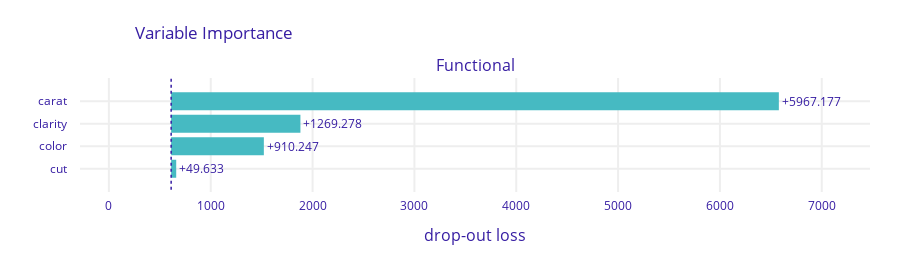
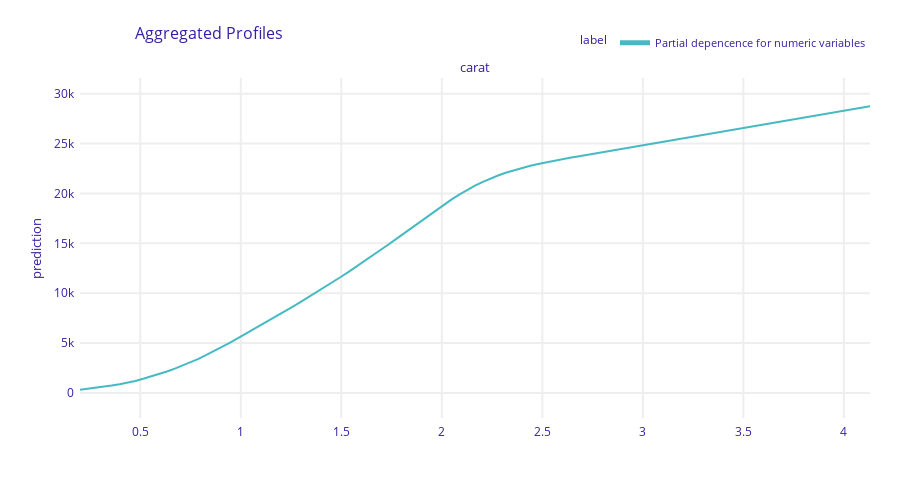
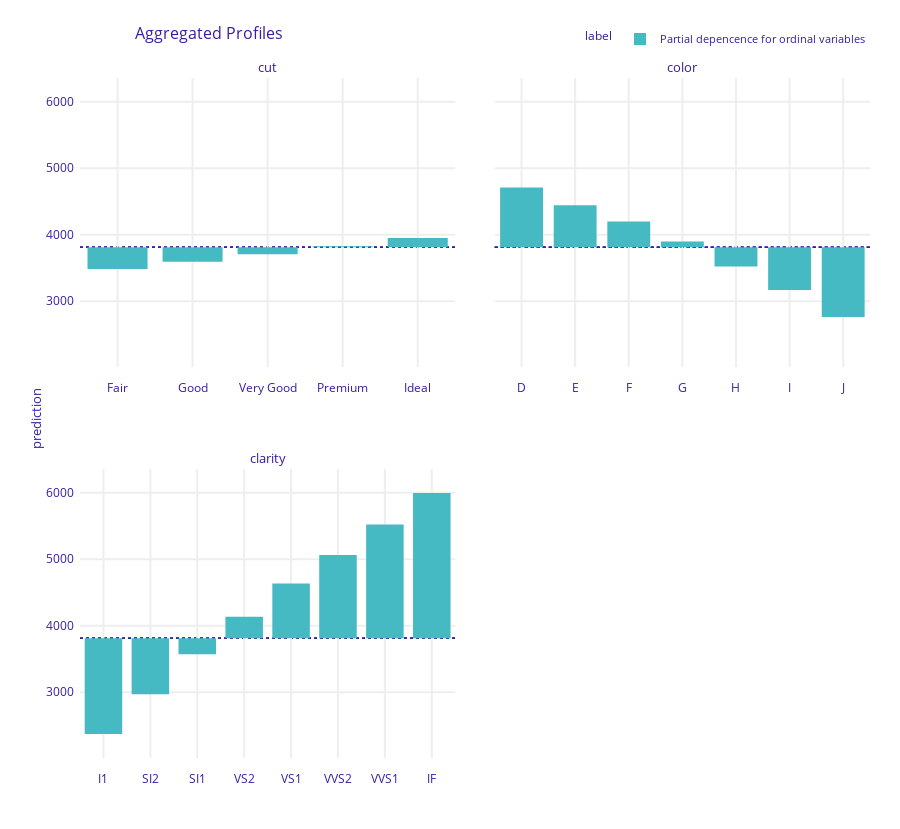

Here is the notebook cell these charts were saved with, in order:
### Code cell
# Interpretation
import itertools
import pandas as pd
import dalex as dx

# Set up explainer
def pred_fun(m, X):
    return m.predict(preprocessor.transform(X)).flatten()

exp = dx.Explainer(
    model, 
    data=df_valid[ord_features + ["carat"]], 
    y=y_valid, 
    predict_function=pred_fun, 
    verbose=False
)

# Performance
mp = exp.model_performance(model_type="regression")
print("Performance\n", mp.result)

# Permutation importance
vi = exp.model_parts()
vi.plot()

# Partial dependence
pdp_num = exp.model_profile(
    type="partial",
    label="Partial depencence for numeric variables",
    variables=["carat"],
    N=1000
)
pdp_num.plot()

pdp_ord = exp.model_profile(
    type="partial",
    label="Partial depencence for ordinal variables",
    variables=ord_features,
    variable_type="categorical",
    N=1000
)
# Fix wrong categorical order
all_levels = list(itertools.chain(*ord_levels))
reference_order = pd.DataFrame({
    "_x_": all_levels,
    "idx": np.arange(len(all_levels))
})
pdp_ord.result = pdp_ord.result.merge(reference_order).sort_values("idx")
pdp_ord.plot()

### Figure 1 — Plotly figure (JSON) as saved in the notebook; plotly's stock layout.template omitted (floating-point values rounded to 4 significant figures)
{"data": [{"base": 611.4, "hoverinfo": "text", "hoverlabel": {"bgcolor": "rgba(0,0,0,0.8)"}, "hovertext": ["Model: Functional loss after<br>variable: carat is permuted: 6578.569<br>Drop-out loss change: +5967.177", "Model: Functional loss after<br>variable: clarity is permuted: 1880.669<br>Drop-out loss change: +1269.278", "Model: Functional loss after<br>variable: color is permuted: 1521.639<br>Drop-out loss change: +910.247", "Model: Functional loss after<br>variable: cut is permuted: 661.025<br>Drop-out loss change: +49.633"], "marker": {"color": "#46bac2"}, "orientation": "h", "showlegend": false, "text": ["+5967.177", "+1269.278", "+910.247", "+49.633"], "textposition": "outside", "type": "bar", "x": [5967.0, 1269.0, 910.2, 49.63], "xaxis": "x", "y": ["carat", "clarity", "color", "cut"], "yaxis": "y"}], "layout": {"annotations": [{"font": {"size": 16}, "showarrow": false, "text": "Functional", "x": 0.5, "xanchor": "center", "xref": "paper", "y": 1, "yanchor": "bottom", "yref": "paper"}, {"font": {"size": 16}, "showarrow": false, "text": "drop-out loss", "x": 0.5, "xanchor": "center", "xref": "paper", "y": 0, "yanchor": "top", "yref": "paper", "yshift": -30}], "font": {"color": "#371ea3"}, "height": 263, "margin": {"b": 71, "r": 30, "t": 78}, "shapes": [{"line": {"color": "#371ea3", "dash": "dot", "width": 1.5}, "type": "line", "x0": 611.4, "x1": 611.4, "xref": "x", "y0": -1, "y1": 4, "yref": "y"}], "title": {"text": "Variable Importance", "x": 0.15}, "xaxis": {"anchor": "y", "automargin": true, "domain": [0, 1], "fixedrange": true, "gridwidth": 2, "range": [-283.7, 7474.0], "tickcolor": "white", "ticklen": 3, "ticks": "outside", "type": "linear", "zeroline": false}, "yaxis": {"anchor": "x", "automargin": true, "autorange": "reversed", "domain": [0, 1], "fixedrange": true, "gridwidth": 2, "tickcolor": "white", "ticklen": 10, "ticks": "outside", "type": "category"}}}

### Figure 2 — Plotly figure (JSON) as saved in the notebook; plotly's stock layout.template omitted (floating-point values rounded to 4 significant figures; data arrays with more than 128 entries replaced by an {"elided": "..."} marker saying what was removed)
{"data": [{"customdata": {"elided": "101x3 mixed values"}, "hovertemplate": "<b>%{hovertext}</b><br><br>prediction=%{y:.3f}<br>mean_prediction=%{customdata[0]:.3f}<extra></extra>", "hovertext": ["Partial depencence for numeric variables", "Partial depencence for numeric variables", "Partial depencence for numeric variables", "Partial depencence for numeric variables", "Partial depencence for numeric variables", "Partial depencence for numeric variables", "Partial depencence for numeric variables", "Partial depencence for numeric variables", "Partial depencence for numeric variables", "Partial depencence for numeric variables", "Partial depencence for numeric variables", "Partial depencence for numeric variables", "Partial depencence for numeric variables", "Partial depencence for numeric variables", "Partial depencence for numeric variables", "Partial depencence for numeric variables", "Partial depencence for numeric variables", "Partial depencence for numeric variables", "Partial depencence for numeric variables", "Partial depencence for numeric variables", "Partial depencence for numeric variables", "Partial depencence for numeric variables", "Partial depencence for numeric variables", "Partial depencence for numeric variables", "Partial depencence for numeric variables", "Partial depencence for numeric variables", "Partial depencence for numeric variables", "Partial depencence for numeric variables", "Partial depencence for numeric variables", "Partial depencence for numeric variables", "Partial depencence for numeric variables", "Partial depencence for numeric variables", "Partial depencence for numeric variables", "Partial depencence for numeric variables", "Partial depencence for numeric variables", "Partial depencence for numeric variables", "Partial depencence for numeric variables", "Partial depencence for numeric variables", "Partial depencence for numeric variables", "Partial depencence for numeric variables", "Partial depencence for numeric variables", "Partial depencence for numeric variables", "Partial depencence for numeric variables", "Partial depencence for numeric variables", "Partial depencence for numeric variables", "Partial depencence for numeric variables", "Partial depencence for numeric variables", "Partial depencence for numeric variables", "Partial depencence for numeric variables", "Partial depencence for numeric variables", "Partial depencence for numeric variables", "Partial depencence for numeric variables", "Partial depencence for numeric variables", "Partial depencence for numeric variables", "Partial depencence for numeric variables", "Partial depencence for numeric variables", "Partial depencence for numeric variables", "Partial depencence for numeric variables", "Partial depencence for numeric variables", "Partial depencence for numeric variables", "Partial depencence for numeric variables", "Partial depencence for numeric variables", "Partial depencence for numeric variables", "Partial depencence for numeric variables", "Partial depencence for numeric variables", "Partial depencence for numeric variables", "Partial depencence for numeric variables", "Partial depencence for numeric variables", "Partial depencence for numeric variables", "Partial depencence for numeric variables", "Partial depencence for numeric variables", "Partial depencence for numeric variables", "Partial depencence for numeric variables", "Partial depencence for numeric variables", "Partial depencence for numeric variables", "Partial depencence for numeric variables", "Partial depencence for numeric variables", "Partial depencence for numeric variables", "Partial depencence for numeric variables", "Partial depencence for numeric variables", "Partial depencence for numeric variables", "Partial depencence for numeric variables", "Partial depencence for numeric variables", "Partial depencence for numeric variables", "Partial depencence for numeric variables", "Partial depencence for numeric variables", "Partial depencence for numeric variables", "Partial depencence for numeric variables", "Partial depencence for numeric variables", "Partial depencence for numeric variables", "Partial depencence for numeric variables", "Partial depencence for numeric variables", "Partial depencence for numeric variables", "Partial depencence for numeric variables", "Partial depencence for numeric variables", "Partial depencence for numeric variables", "Partial depencence for numeric variables", "Partial depencence for numeric variables", "Partial depencence for numeric variables", "Partial depencence for numeric variables", "Partial depencence for numeric variables"], "legendgroup": "Partial depencence for numeric variables", "line": {"color": "#46bac2", "dash": "solid", "width": 2}, "marker": {"symbol": "circle"}, "mode": "lines", "name": "Partial depencence for numeric variables", "opacity": 1, "orientation": "v", "showlegend": true, "type": "scatter", "x": [0.2, 0.2393, 0.2786, 0.3179, 0.3572, 0.3965, 0.4358, 0.4751, 0.5144, 0.5537, 0.593, 0.6323, 0.6716, 0.7109, 0.7502, 0.7895, 0.8288, 0.8681, 0.9074, 0.9467, 0.986, 1.025, 1.065, 1.104, 1.143, 1.182, 1.222, 1.261, 1.3, 1.34, 1.379, 1.418, 1.458, 1.497, 1.536, 1.575, 1.615, 1.654, 1.693, 1.733, 1.772, 1.811, 1.851, 1.89, 1.929, 1.968, 2.008, 2.047, 2.086, 2.126, 2.165, 2.204, 2.244, 2.283, 2.322, 2.361, 2.401, 2.44, 2.479, 2.519, 2.558, 2.597, 2.637, 2.676, 2.715, 2.754, 2.794, 2.833, 2.872, 2.912, 2.951, 2.99, 3.03, 3.069, 3.108, 3.147, 3.187, 3.226, 3.265, 3.305, 3.344, 3.383, 3.423, 3.462, 3.501, 3.54, 3.58, 3.619, 3.658, 3.698, 3.737, 3.776, 3.816, 3.855, 3.894, 3.933, 3.973, 4.012, 4.051, 4.091, 4.13], "xaxis": "x", "y": [335.5, 425.9, 524.5, 630.9, 747.6, 878.7, 1032.0, 1210.0, 1421.0, 1651.0, 1895.0, 2158.0, 2439.0, 2743.0, 3067.0, 3425.0, 3812.0, 4211.0, 4619.0, 5048.0, 5495.0, 5940.0, 6383.0, 6825.0, 7277.0, 7740.0, 8211.0, 8684.0, 9157.0, 9637.0, 10120.0, 10610.0, 11120.0, 11630.0, 12150.0, 12680.0, 13210.0, 13760.0, 14300.0, 14860.0, 15420.0, 15990.0, 16560.0, 17130.0, 17700.0, 18270.0, 18840.0, 19370.0, 19880.0, 20350.0, 20780.0, 21160.0, 21520.0, 21820.0, 22090.0, 22340.0, 22560.0, 22770.0, 22950.0, 23120.0, 23280.0, 23420.0, 23570.0, 23710.0, 23840.0, 23980.0, 24120.0, 24250.0, 24390.0, 24530.0, 24660.0, 24800.0, 24940.0, 25070.0, 25210.0, 25350.0, 25480.0, 25620.0, 25760.0, 25890.0, 26030.0, 26160.0, 26300.0, 26440.0, 26570.0, 26710.0, 26840.0, 26980.0, 27120.0, 27250.0, 27390.0, 27520.0, 27660.0, 27790.0, 27920.0, 28060.0, 28190.0, 28330.0, 28460.0, 28600.0, 28730.0], "yaxis": "y"}], "layout": {"annotations": [{"font": {"size": 13}, "showarrow": false, "text": "carat", "x": 0.5, "xanchor": "center", "xref": "paper", "y": 1, "yanchor": "bottom", "yref": "paper"}, {"font": {"size": 13}, "showarrow": false, "text": "prediction", "textangle": -90, "x": -0.07, "xref": "paper", "y": 0.5, "yref": "paper"}], "font": {"color": "#371ea3"}, "height": 489, "hovermode": "x unified", "legend": {"font": {"size": 11}, "itemsizing": "constant", "orientation": "h", "title": {"font": {"size": 12}, "text": "label"}, "tracegroupgap": 0, "x": 1, "xanchor": "right", "y": 1.061, "yanchor": "bottom"}, "margin": {"b": 71, "r": 30, "t": 78}, "title": {"font": {"size": 16}, "text": "Aggregated Profiles", "x": 0.15}, "xaxis": {"anchor": "y", "automargin": true, "domain": [0, 1], "fixedrange": true, "gridwidth": 2, "showticklabels": true, "tickcolor": "white", "ticklen": 3, "ticks": "outside", "title": {"text": ""}, "type": "linear", "zeroline": false}, "yaxis": {"anchor": "x", "automargin": true, "domain": [0, 1], "fixedrange": true, "gridwidth": 2, "range": [-2504.0, 31570.0], "tickcolor": "white", "ticklen": 3, "ticks": "outside", "title": {"text": ""}, "type": "linear", "zeroline": false}}}

### Figure 3 — Plotly figure (JSON) as saved in the notebook; plotly's stock layout.template omitted (floating-point values rounded to 4 significant figures)
{"data": [{"alignmentgroup": "True", "base": [3812.0, 3812.0, 3812.0, 3812.0, 3812.0], "customdata": [[3484.0, "Partial depencence for ordinal variables", "cut"], [3595.0, "Partial depencence for ordinal variables", "cut"], [3708.0, "Partial depencence for ordinal variables", "cut"], [3826.0, "Partial depencence for ordinal variables", "cut"], [3950.0, "Partial depencence for ordinal variables", "cut"]], "hovertemplate": "<b>%{hovertext}</b><br><br>mean_prediction=%{base:.3f}<br>prediction=%{customdata[0]:.3f}<extra></extra>", "hovertext": ["Partial depencence for ordinal variables", "Partial depencence for ordinal variables", "Partial depencence for ordinal variables", "Partial depencence for ordinal variables", "Partial depencence for ordinal variables"], "legendgroup": "Partial depencence for ordinal variables", "marker": {"color": "#46bac2", "pattern": {"shape": ""}}, "name": "Partial depencence for ordinal variables", "offsetgroup": "Partial depencence for ordinal variables", "orientation": "v", "showlegend": true, "textposition": "auto", "type": "bar", "x": ["Fair", "Good", "Very Good", "Premium", "Ideal"], "xaxis": "x3", "y": [-328.5, -217.9, -104.2, 13.77, 138.1], "yaxis": "y3"}, {"alignmentgroup": "True", "base": [3812.0, 3812.0, 3812.0, 3812.0, 3812.0, 3812.0, 3812.0], "customdata": [[4712.0, "Partial depencence for ordinal variables", "color"], [4445.0, "Partial depencence for ordinal variables", "color"], [4197.0, "Partial depencence for ordinal variables", "color"], [3899.0, "Partial depencence for ordinal variables", "color"], [3521.0, "Partial depencence for ordinal variables", "color"], [3169.0, "Partial depencence for ordinal variables", "color"], [2764.0, "Partial depencence for ordinal variables", "color"]], "hovertemplate": "<b>%{hovertext}</b><br><br>mean_prediction=%{base:.3f}<br>prediction=%{customdata[0]:.3f}<extra></extra>", "hovertext": ["Partial depencence for ordinal variables", "Partial depencence for ordinal variables", "Partial depencence for ordinal variables", "Partial depencence for ordinal variables", "Partial depencence for ordinal variables", "Partial depencence for ordinal variables", "Partial depencence for ordinal variables"], "legendgroup": "Partial depencence for ordinal variables", "marker": {"color": "#46bac2", "pattern": {"shape": ""}}, "name": "Partial depencence for ordinal variables", "offsetgroup": "Partial depencence for ordinal variables", "orientation": "v", "showlegend": false, "textposition": "auto", "type": "bar", "x": ["D", "E", "F", "G", "H", "I", "J"], "xaxis": "x4", "y": [899.7, 632.2, 384.9, 86.2, -291.2, -643.2, -1048.0], "yaxis": "y4"}, {"alignmentgroup": "True", "base": [3812.0, 3812.0, 3812.0, 3812.0, 3812.0, 3812.0, 3812.0, 3812.0], "customdata": [[2373.0, "Partial depencence for ordinal variables", "clarity"], [2971.0, "Partial depencence for ordinal variables", "clarity"], [3572.0, "Partial depencence for ordinal variables", "clarity"], [4136.0, "Partial depencence for ordinal variables", "clarity"], [4637.0, "Partial depencence for ordinal variables", "clarity"], [5062.0, "Partial depencence for ordinal variables", "clarity"], [5523.0, "Partial depencence for ordinal variables", "clarity"], [5995.0, "Partial depencence for ordinal variables", "clarity"]], "hovertemplate": "<b>%{hovertext}</b><br><br>mean_prediction=%{base:.3f}<br>prediction=%{customdata[0]:.3f}<extra></extra>", "hovertext": ["Partial depencence for ordinal variables", "Partial depencence for ordinal variables", "Partial depencence for ordinal variables", "Partial depencence for ordinal variables", "Partial depencence for ordinal variables", "Partial depencence for ordinal variables", "Partial depencence for ordinal variables", "Partial depencence for ordinal variables"], "legendgroup": "Partial depencence for ordinal variables", "marker": {"color": "#46bac2", "pattern": {"shape": ""}}, "name": "Partial depencence for ordinal variables", "offsetgroup": "Partial depencence for ordinal variables", "orientation": "v", "showlegend": false, "textposition": "auto", "type": "bar", "x": ["I1", "SI2", "SI1", "VS2", "VS1", "VVS2", "VVS1", "IF"], "xaxis": "x", "y": [-1439.0, -841.1, -240.4, 323.7, 824.5, 1250.0, 1711.0, 2182.0], "yaxis": "y"}], "layout": {"annotations": [{"font": {"size": 13}, "showarrow": false, "text": "clarity", "x": 0.2375, "xanchor": "center", "xref": "paper", "y": 0.425, "yanchor": "bottom", "yref": "paper"}, {"font": {"size": 13}, "showarrow": false, "text": "cut", "x": 0.2375, "xanchor": "center", "xref": "paper", "y": 1, "yanchor": "bottom", "yref": "paper"}, {"font": {"size": 13}, "showarrow": false, "text": "color", "x": 0.7625, "xanchor": "center", "xref": "paper", "y": 1, "yanchor": "bottom", "yref": "paper"}, {"font": {"size": 13}, "showarrow": false, "text": "prediction", "textangle": -90, "x": -0.07, "xref": "paper", "y": 0.5, "yref": "paper"}], "barmode": "group", "font": {"color": "#371ea3"}, "height": 829, "hovermode": "x unified", "legend": {"font": {"size": 11}, "itemsizing": "constant", "orientation": "h", "title": {"font": {"size": 12}, "text": "label"}, "tracegroupgap": 0, "x": 1, "xanchor": "right", "y": 1.036, "yanchor": "bottom"}, "margin": {"b": 71, "r": 30, "t": 78}, "shapes": [{"layer": "below", "line": {"color": "#371ea3", "dash": "dot", "width": 1.5}, "type": "line", "x0": 0, "x1": 1, "xref": "x domain", "y0": 3812.0, "y1": 3812.0, "yref": "y"}, {"layer": "below", "line": {"color": "#371ea3", "dash": "dot", "width": 1.5}, "type": "line", "x0": 0, "x1": 1, "xref": "x3 domain", "y0": 3812.0, "y1": 3812.0, "yref": "y3"}, {"layer": "below", "line": {"color": "#371ea3", "dash": "dot", "width": 1.5}, "type": "line", "x0": 0, "x1": 1, "xref": "x4 domain", "y0": 3812.0, "y1": 3812.0, "yref": "y4"}, {"layer": "below", "line": {"color": "#371ea3", "dash": "dot", "width": 1.5}, "type": "line", "x0": 0, "x1": 1, "xref": "x domain", "y0": 3812.0, "y1": 3812.0, "yref": "y"}, {"layer": "below", "line": {"color": "#371ea3", "dash": "dot", "width": 1.5}, "type": "line", "x0": 0, "x1": 1, "xref": "x3 domain", "y0": 3812.0, "y1": 3812.0, "yref": "y3"}, {"layer": "below", "line": {"color": "#371ea3", "dash": "dot", "width": 1.5}, "type": "line", "x0": 0, "x1": 1, "xref": "x4 domain", "y0": 3812.0, "y1": 3812.0, "yref": "y4"}, {"layer": "below", "line": {"color": "#371ea3", "dash": "dot", "width": 1.5}, "type": "line", "x0": 0, "x1": 1, "xref": "x domain", "y0": 3812.0, "y1": 3812.0, "yref": "y"}, {"layer": "below", "line": {"color": "#371ea3", "dash": "dot", "width": 1.5}, "type": "line", "x0": 0, "x1": 1, "xref": "x3 domain", "y0": 3812.0, "y1": 3812.0, "yref": "y3"}, {"layer": "below", "line": {"color": "#371ea3", "dash": "dot", "width": 1.5}, "type": "line", "x0": 0, "x1": 1, "xref": "x4 domain", "y0": 3812.0, "y1": 3812.0, "yref": "y4"}], "title": {"font": {"size": 16}, "text": "Aggregated Profiles", "x": 0.15}, "xaxis": {"anchor": "y", "automargin": true, "domain": [0, 0.475], "fixedrange": true, "gridwidth": 2, "showticklabels": true, "tickcolor": "white", "ticklen": 10, "ticks": "outside", "title": {"text": ""}, "type": "category"}, "xaxis2": {"anchor": "y2", "automargin": true, "domain": [0.525, 1], "fixedrange": true, "gridwidth": 2, "showticklabels": true, "tickcolor": "white", "ticklen": 10, "ticks": "outside", "title": {"text": ""}, "type": "category"}, "xaxis3": {"anchor": "y3", "automargin": true, "domain": [0, 0.475], "fixedrange": true, "gridwidth": 2, "showticklabels": true, "tickcolor": "white", "ticklen": 10, "ticks": "outside", "title": {"text": ""}, "type": "category"}, "xaxis4": {"anchor": "y4", "automargin": true, "domain": [0.525, 1], "fixedrange": true, "gridwidth": 2, "showticklabels": true, "tickcolor": "white", "ticklen": 10, "ticks": "outside", "title": {"text": ""}, "type": "category"}, "yaxis": {"anchor": "x", "automargin": true, "domain": [0, 0.425], "fixedrange": true, "gridwidth": 2, "range": [2011.0, 6357.0], "tickcolor": "white", "ticklen": 3, "ticks": "outside", "title": {"text": ""}, "type": "linear", "zeroline": false}, "yaxis2": {"anchor": "x2", "automargin": true, "domain": [0, 0.425], "fixedrange": true, "gridwidth": 2, "matches": "y", "range": [2011.0, 6357.0], "showticklabels": false, "tickcolor": "white", "ticklen": 3, "ticks": "outside", "title": {"text": ""}, "type": "linear", "zeroline": false}, "yaxis3": {"anchor": "x3", "automargin": true, "domain": [0.575, 1], "fixedrange": true, "gridwidth": 2, "matches": "y", "range": [2011.0, 6357.0], "tickcolor": "white", "ticklen": 3, "ticks": "outside", "title": {"text": ""}, "type": "linear", "zeroline": false}, "yaxis4": {"anchor": "x4", "automargin": true, "domain": [0.575, 1], "fixedrange": true, "gridwidth": 2, "matches": "y", "range": [2011.0, 6357.0], "showticklabels": false, "tickcolor": "white", "ticklen": 3, "ticks": "outside", "title": {"text": ""}, "type": "linear", "zeroline": false}}}
